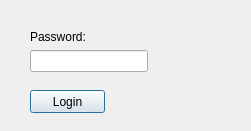
<?xml version="1.0" encoding="UTF-8"?>
<ui version="4.0">
 <class>Dialog</class>
 <widget class="QDialog" name="Dialog">
  <property name="geometry">
   <rect>
    <x>0</x>
    <y>0</y>
    <width>251</width>
    <height>131</height>
   </rect>
  </property>
  <property name="windowTitle">
   <string>Dialog</string>
  </property>
  <widget class="QPushButton" name="pushButton">
   <property name="geometry">
    <rect>
     <x>30</x>
     <y>90</y>
     <width>75</width>
     <height>23</height>
    </rect>
   </property>
   <property name="text">
    <string>Login</string>
   </property>
  </widget>
  <widget class="QWidget" name="">
   <property name="geometry">
    <rect>
     <x>30</x>
     <y>30</y>
     <width>118</width>
     <height>42</height>
    </rect>
   </property>
   <layout class="QVBoxLayout" name="verticalLayout">
    <item>
     <widget class="QLabel" name="label">
      <property name="text">
       <string>Password:</string>
      </property>
     </widget>
    </item>
    <item>
     <widget class="QLineEdit" name="lineEdit"/>
    </item>
   </layout>
  </widget>
 </widget>
 <resources/>
 <connections/>
</ui>
